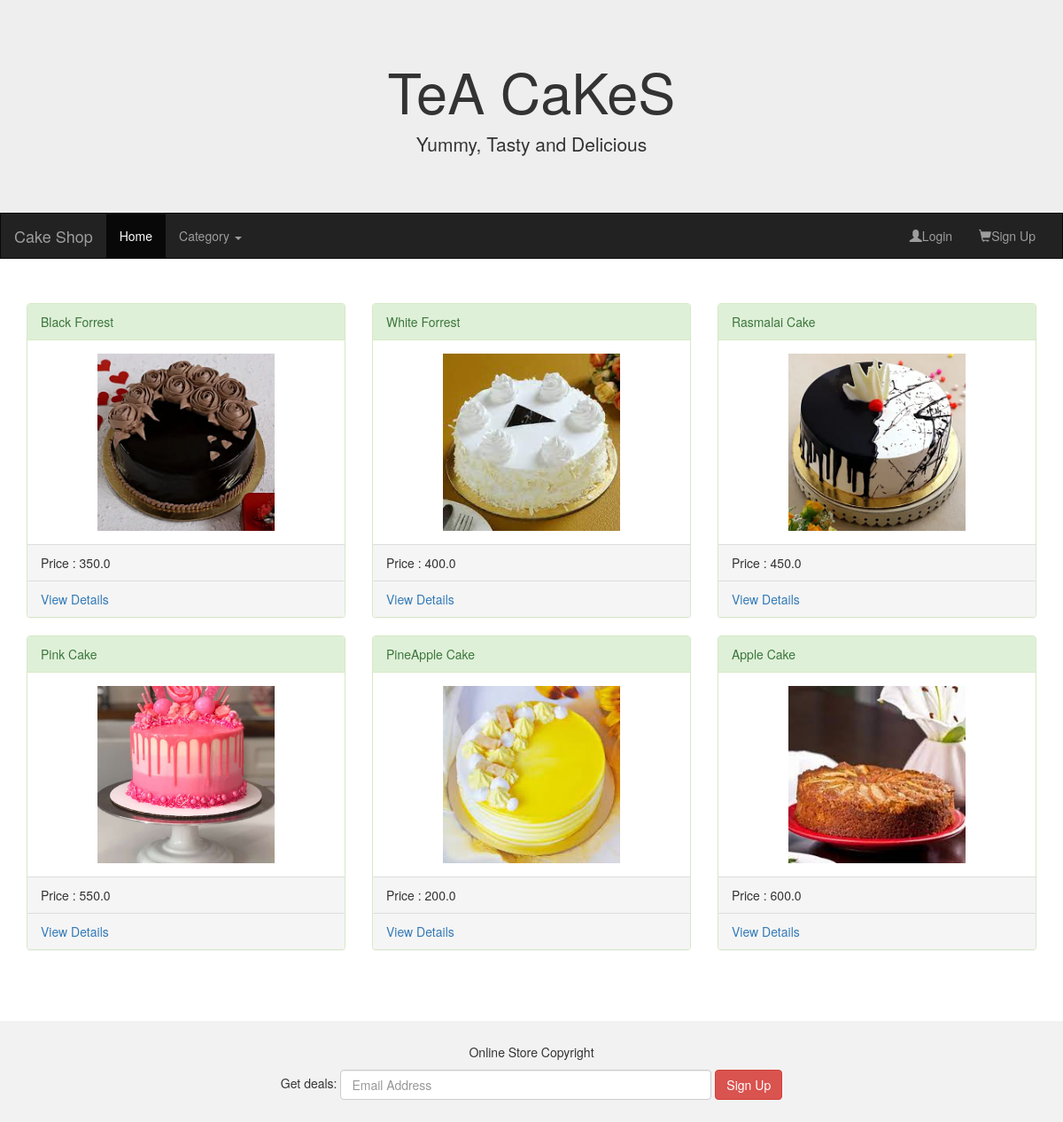
The page / on the database its author committed.
### AdminApp/models.py (models this page shows)
class Product(models.Model):
    pname = models.CharField(max_length=20)
    price = models.FloatField(default=200)
    description = models.CharField(max_length=50)
    size = models.FloatField(default=1)
    qty = models.IntegerField()
    image = models.ImageField(default='abc.jpg',upload_to='Images')
    cat = models.ForeignKey(to='Category', on_delete=models.CASCADE)
    class Meta:
        db_table ="Product"

### UserApp/views.py (the view)
# urls.py: path('',views.homepage),
def homepage(request):
    cats = Category.objects.all()
    cake = Product.objects.all()
    return render (request,'homepage.html',{'cats': cats, 'cakes':cake})

### UserApp/templates/homepage.html (shortened to what this page needs)
<!DOCTYPE html>
<html lang="en">
<head>
  <link rel="stylesheet" href="https://maxcdn.bootstrapcdn.com/bootstrap/3.4.1/css/bootstrap.min.css">
</head>
<body>
<div class="jumbotron">
  <div class="container text-center">
    <h1>TeA CaKeS</h1>
    <p>Yummy, Tasty and Delicious</p>
  </div>
</div>
<nav class="navbar navbar-inverse ">
  <div class="container-fluid ">
    <div class="navbar-header ">
      {%if "uname" in request.session%}
      <a class="navbar-brand" href="#">Welcome {{request.session.uname}}</a>
      {%else%}
      <a class="navbar-brand" href="#">Cake Shop</a>
      {%endif%}
    </div>
    <div class="collapse navbar-collapse" id="myNavbar">
      <ul class="nav navbar-nav">
        <li class="active"><a href="/">Home</a></li>
        <li class="dropdown">
            <a class="dropdown-toggle" data-toggle="dropdown" href="#">Category
            <span class="caret"></span></a>
          </li>
        </ul>
      <ul class="nav navbar-nav navbar-right">
        {%if "uname" in request.session%}
        <li><a href="/showAllCartItems"><span class="glyphicon glyphicon-shopping-cart"></span>Cart</a></li>
        <li><a href="/signout"><span class="glyphicon glyphicon-user"></span>Logout</a></li>
        {%else%}
        <li><a href="/login"><span class="glyphicon glyphicon-user"></span>Login</a></li>
        <li><a href="/signup"><span class="glyphicon glyphicon-shopping-cart"></span>Sign Up</a></li>
        {%endif%}
      </ul>
    </div>
  </div>
</nav>
{%block content%}
<div class="container">
  <div class="row">
    {%for cake in cakes%}
    <div class="col-sm-4">
      <div class="panel panel-success">
        <div class="panel-heading">{{cake.pname}}</div>
        <div class="panel-body"><center><img src="{{cake.image.url}}" class="img-responsive" height="200px" width="200px" alt="Image"></center></div>
        <div class="panel-footer">Price : {{cake.price}}</div>
        <div class="panel-footer"><a href="/viewDetails/{{cake.id}}">View Details</a></div>
      </div>
    </div>
    {%endfor%}
  </div>
</div><br>
{%endblock%}<br><br>
<footer class="container-fluid text-center">
  <p>Online Store Copyright</p>
  <form class="form-inline">Get deals:
    <input type="email" class="form-control" size="50" placeholder="Email Address">
    <button type="button" class="btn btn-danger">Sign Up</button>
  </form>
</footer>
</body>
</html>

### UserApp/templates/homepage.html (style rules this page uses)
.navbar { margin-bottom: 50px; border-radius: 0; }
.jumbotron { margin-bottom: 0; }
footer { background-color: #f2f2f2; padding: 25px; }

### rows shown on the page
Product: pname "Black Forrest", image (picture), price "350.0"
Product: pname "White Forrest", image (picture), price "400.0"
Product: pname "Rasmalai Cake", image (picture), price "450.0"
Product: pname "Pink Cake", image (picture), price "550.0"
Product: pname "PineApple Cake", image (picture), price "200.0"
Product: pname "Apple Cake", image (picture), price "600.0"
